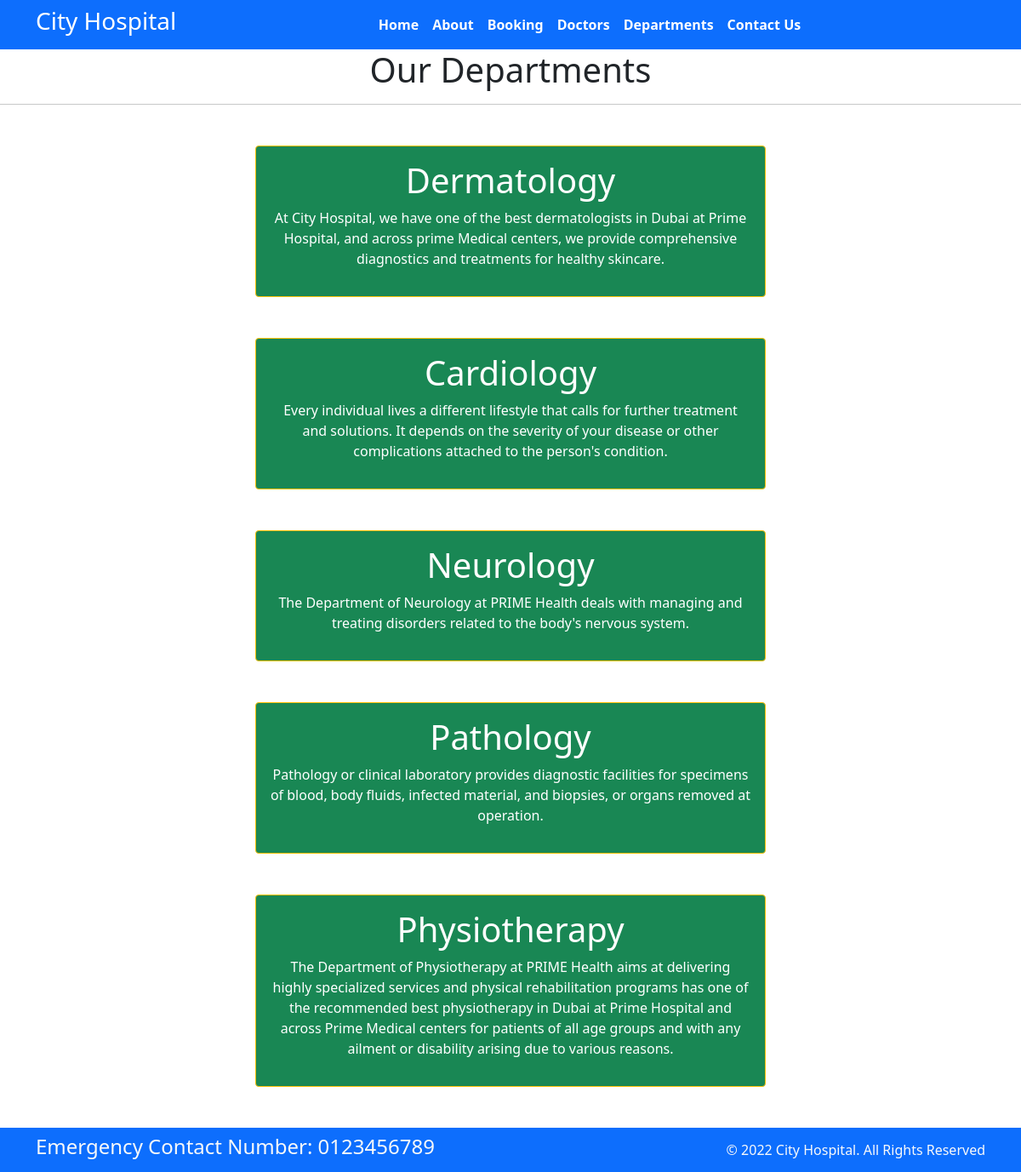
The page /departments on the database its author committed.
### home/models.py (models this page shows, shortened)
class Department(models.Model):
    dep_name = models.CharField(max_length=100)
    dep_decription = models.TextField()

### home/views.py (the view)
# urls.py: path('departments',views.departments,name="departments"),
def departments(request):
    dict_dept = {
        "dept" : Department.objects.all()
    }
    return render(request,"departments.html",dict_dept)

### templates/departments.html (shortened to what this page needs)
{% extends "base.html" %}
{% block content %}
<h1 class="text-center">Our Departments</h1>
<hr>
{% for d in dept %}
<div class="mx-auto w-50 bg-success text-center text-white p-3 my-5 border border-warning rounded">
    <h1>{{d.dep_name}}</h1>
    <p>{{d.dep_decription}}</p>
</div>
{% endfor %}
{% endblock %}

### rows shown on the page
Department: dep_name "Dermatology", dep_decription "At City Hospital, we have one of the best dermatologists in Dubai at Prime Hospital, and across prime Medical centers, we provide comprehensive diagnostics and treatments for healthy skincare."
Department: dep_name "Cardiology", dep_decription "Every individual lives a different lifestyle that calls for further treatment and solutions. It depends on the severity of your disease or other complications attached to the person's condition."
Department: dep_name "Neurology", dep_decription "The Department of Neurology at PRIME Health deals with managing and treating disorders related to the body's nervous system."
Department: dep_name "Pathology", dep_decription "Pathology or clinical laboratory provides diagnostic facilities for specimens of blood, body fluids, infected material, and biopsies, or organs removed at operation."
Department: dep_name "Physiotherapy", dep_decription "The Department of Physiotherapy at PRIME Health aims at delivering highly specialized services and physical rehabilitation programs has one of the recommended best physiotherapy in Dubai at Prime Hospital and across Prime Medical centers for patients of all age groups and with any ailment or disability arising due to various reasons."
